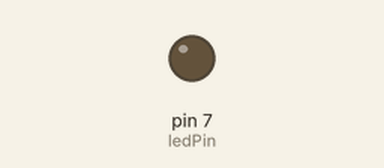
This sketch was run on a simulated Arduino Uno, built with avr-gcc and run on an emulated ATmega328P. Parts: output pins drawn as LEDs (lit = HIGH). Dashed ring = blinking. At 2.0 s the program stops and its outputs stay as they are.

Above: at 0.5 s.
At 1.85 s:
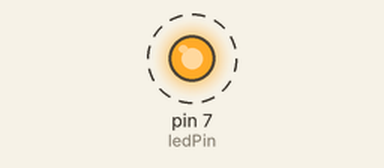
Timing chart, 0 to 3.0 s (numbered marks = the images above):
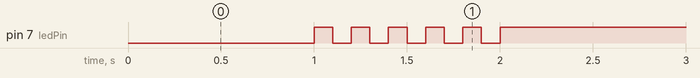

Measured:
- by itself, pin 7 (ledPin): alternates HIGH for 0.10 s and LOW for 0.10 s, 11 changes in all, then stays HIGH

The sketch:

05_practice_2.ino
```cpp
const int ledPin = 7;

void setup() {
  pinMode(ledPin, OUTPUT);
}

void loop() {
  delay(1000);

  for (int j = 0; j < 5; j++) {
    digitalWrite(ledPin, HIGH);
    delay(100);
    digitalWrite(ledPin, LOW);
    delay(100);
  }

  digitalWrite(ledPin, HIGH);

  while (1) {
  }
}
```
